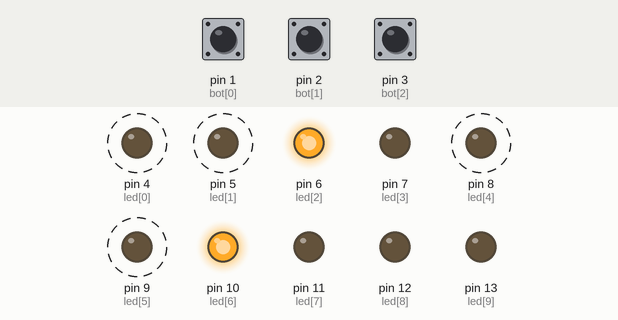
The sketch below on a simulated Arduino Uno, built with avr-gcc and run on an emulated ATmega328P. On the bench: output pins drawn as LEDs (lit = HIGH). Dashed ring = blinking. The inputs (shaded band) are chosen by the test bench; at power-on: pin 1 (bot[0]) LOW, pin 2 (bot[1]) LOW, pin 3 (bot[2]) LOW.

Above: at 0.5 s.
1.3 s: pin 1 (bot[0]) pulled HIGH for 0.25 s
At 1.9 s:
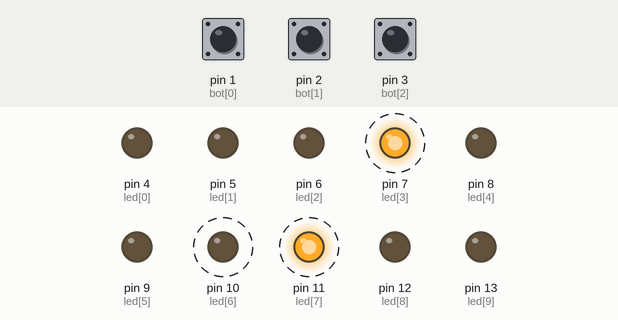
4.3 s: pin 2 (bot[1]) pulled HIGH for 0.25 s
At 4.6 s:
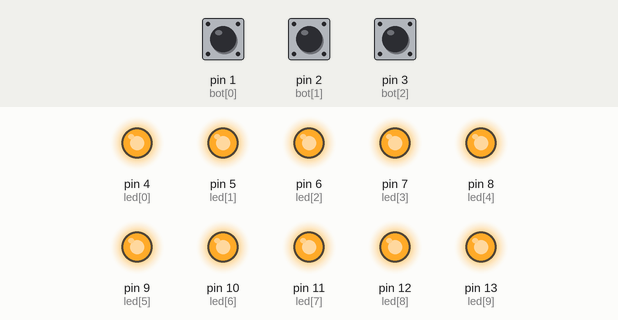
7.3 s: pin 3 (bot[2]) pulled HIGH for 0.25 s
At 8.3 s:
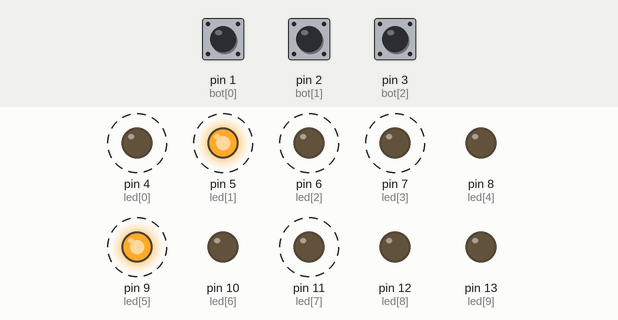
10.3 s: pin 1 (bot[0]) pulled HIGH for 1 s
At 11.7 s:
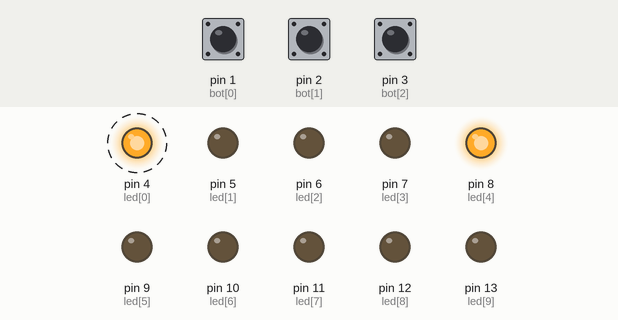
13.3 s: pin 3 (bot[2]) pulled HIGH for 1 s
At 13.6 s:
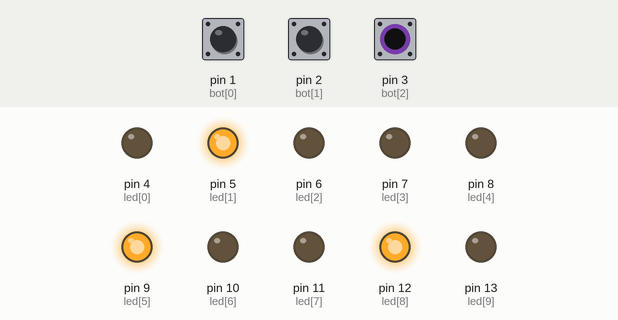
16.3 s: pin 3 (bot[2]) pulled HIGH for 3.2 s
At 16.6 s:
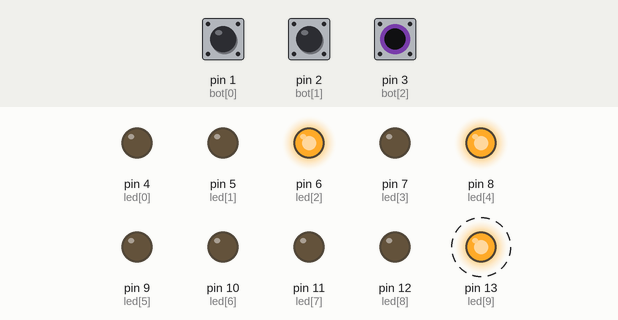
Timing chart, 0 to 22.0 s (numbered marks = the images above; inputs shaded):
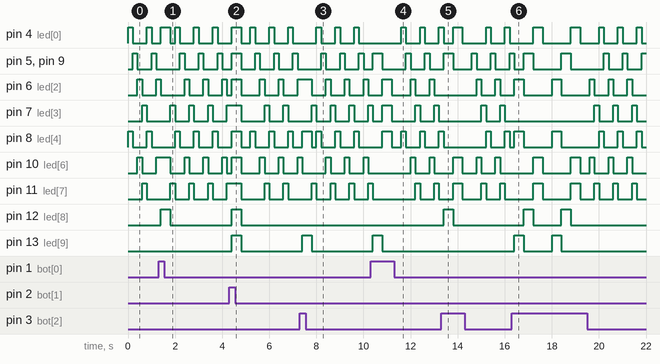

Measured:
- after the input at 1.3 s, pin 12 (led[8]): LOW → HIGH after 0.10 s, → LOW 0.40 s later
- after the input at 4.3 s, pin 12 (led[8]), pin 13 (led[9]): LOW → HIGH after 0.10 s, → LOW 0.40 s later
- after the input at 7.3 s, pin 13 (led[9]): LOW → HIGH after 0.10 s, → LOW 0.40 s later
- after the input at 10.3 s, pin 13 (led[9]): LOW → HIGH after 0.10 s, → LOW 0.40 s later
- after the input at 13.3 s, pin 12 (led[8]): LOW → HIGH after 0.11 s, → LOW 0.40 s later
- after the input at 16.3 s, pin 12 (led[8]): alternates HIGH for 0.40 s and LOW for 1.2 s, 4 changes in all, then stays LOW, starting after 0.51 s; pin 13 (led[9]): alternates HIGH for 0.40 s and LOW for 1.2 s, 4 changes in all, then stays LOW, starting after 0.11 s

The sketch:

chaleco_ciclistas1.ino
```cpp
// Chaleco para ciclistas con funciones ociosa, stop, giros derecha e izquierda
//VARIABLES
int bot[] = {1,2,3};
int led[] = {4,5,6,7,8,9,10,11,12,13};
int numLeds = 10;
int numBots = 3;
int tiempoRet = 400;
int tiempoRetOciosa = 200;
int estePin;
int cuenta_der = 0;
int cuenta_alto = 0;
int cuenta_izq = 0;
int cuenta_ocio = 0;
boolean bot_derecha = LOW;
boolean bot_alto = LOW;
boolean bot_izquierda = LOW;

//SETUP
void setup (){
  	for (estePin = 0; estePin < numBots; estePin++){
		pinMode (bot[estePin],INPUT);
	}
	for (estePin = 0; estePin < numLeds; estePin++){
		pinMode (led[estePin],OUTPUT);
	}
}

//LOOP
void loop() {
  	for (estePin = 0; estePin < numLeds; estePin++){
		digitalWrite (led[estePin], LOW);
	}
	bot_derecha = digitalRead (bot[0]);
	bot_alto = digitalRead (bot[1]);
	bot_izquierda = digitalRead (bot[2]);
	if (bot_derecha==HIGH){
		derecha ();
	}
	else if (bot_alto==HIGH){
		stop ();
	}
	else if (bot_izquierda==HIGH){
		izquierda ();
	}
	else{
		ociosa ();
	}
}

//FUNCIÓN OCIOSA
void ociosa () {
	digitalWrite (led[cuenta_ocio],HIGH);
	digitalWrite (led[cuenta_ocio+4],HIGH);
	delay (tiempoRetOciosa);
	digitalWrite (led[cuenta_ocio],LOW);
	digitalWrite (led[cuenta_ocio+4],LOW);
	cuenta_ocio++;
	if (cuenta_ocio > 3){
		cuenta_ocio = 0;
	}
}

//FUNCIÓN ALTO
void stop (){
  for (estePin=0; estePin < numLeds; estePin++) {
  	digitalWrite(led[estePin], HIGH);
  }
  delay(tiempoRet);

  for (estePin=0; estePin < numLeds; estePin++) {
  	digitalWrite(led[estePin], LOW);
  }
  delay(tiempoRet);
}

//FUNCIÓN GIRO A LA DERECHA
void derecha (){
    switch (cuenta_der){
      case 0:
        digitalWrite (led[0],HIGH);
        digitalWrite (led[8],HIGH);
        digitalWrite (led[6],HIGH);
        break;
      case 1:
        digitalWrite (led[1],HIGH);
        digitalWrite (led[9],HIGH);
        digitalWrite (led[5],HIGH);
        break;
      case 2:
        digitalWrite (led[2],HIGH);
        digitalWrite (led[3],HIGH);
        digitalWrite (led[4],HIGH);
        break;
      default:
      	;
     }
     delay (tiempoRet);
     cuenta_der++;
     if (cuenta_der > 3){
     	cuenta_der = 0;
     }

  	for (estePin=0; estePin < numLeds; estePin++) {
  		digitalWrite(led[estePin], LOW);
  	}
}

//FUNCIÓN GIRO A LA IZQUIERDA
void izquierda (){
    switch (cuenta_izq){
      case 0:
        digitalWrite (led[2],HIGH);
        digitalWrite (led[9],HIGH);
        digitalWrite (led[4],HIGH);
        break;
      case 1:
        digitalWrite (led[1],HIGH);
        digitalWrite (led[8],HIGH);
        digitalWrite (led[5],HIGH);
        break;
      case 2:
        digitalWrite (led[0],HIGH);
        digitalWrite (led[7],HIGH);
        digitalWrite (led[6],HIGH);
        break;
      default:
      	;
     }
     delay (tiempoRet);
     cuenta_izq++;
     if (cuenta_izq > 3){
     	cuenta_izq = 0;
     }

  	for (estePin=0; estePin < numLeds; estePin++) {
  		digitalWrite(led[estePin], LOW);
  	}
}
```
